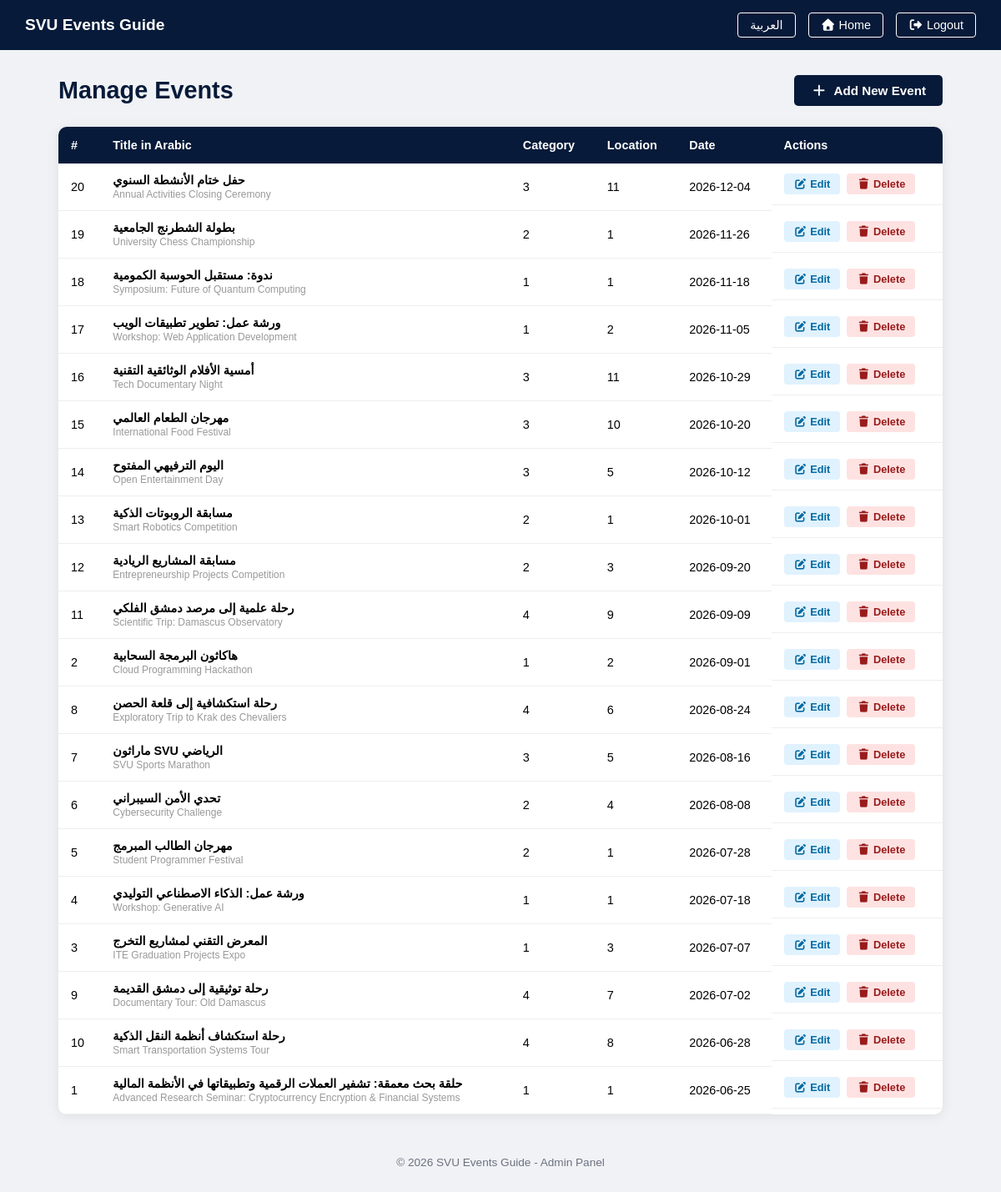
The page /admin/dashboard.php?lang=en (signed in) on the database its author committed.
### tables this page shows
CREATE TABLE `events` (
  `id` int(11) UNSIGNED NOT NULL,
  `title` varchar(255) NOT NULL,
  `description` text DEFAULT NULL,
  `category` varchar(100) NOT NULL,
  `location` varchar(255) NOT NULL,
  `event_date` date NOT NULL,
  `image` varchar(255) DEFAULT NULL,
  `title_en` varchar(255) DEFAULT NULL,
  `description_en` text DEFAULT NULL,
  `category_en` varchar(100) DEFAULT NULL,
  `location_en` varchar(255) DEFAULT NULL
);

### admin/dashboard.php (the view, shortened to what this page needs)
<?php
require_once '../config/db.php';
if (isset($_GET['lang']) && in_array($_GET['lang'], ['ar', 'en'])) {
    $lang_code = $_GET['lang'];
} elseif (isset($_COOKIE['site_lang'])) {
    $lang_code = $_COOKIE['site_lang'];
} else {
    $lang_code = 'ar';
}
$direction = ($lang_code === 'ar') ? 'rtl' : 'ltr';
if ($lang_code === 'en') {
    $lang = require_once '../languages/en.php';
} else {
    $lang = require_once '../languages/ar.php';
}
try {
    $stmt = $pdo->query("SELECT * FROM events ORDER BY event_date DESC");
    $events = $stmt->fetchAll();
} catch (PDOException $e) {
    $events = [];
}
$new_lang = ($lang_code === 'ar') ? 'en' : 'ar';
$switch_url = 'dashboard.php?lang=' . $new_lang;
?>
<!DOCTYPE html>
<html lang="<?php echo $lang_code; ?>" dir="<?php echo $direction; ?>">
<head>
    <link rel="stylesheet" href="https://cdnjs.cloudflare.com/ajax/libs/font-awesome/7.0.1/css/all.min.css">
</head>
<body>
    <div class="top-bar">
        <h2>SVU Events Guide</h2>
        <div class="top-bar-actions">
            <a href="<?php echo $switch_url; ?>"><?php echo $lang['admin_lang_switch']; ?></a>
            <a href="../index.php"><i class="fas fa-home"></i> <?php echo $lang['nav_home']; ?></a>
            <a href="logout.php"><i class="fas fa-sign-out-alt"></i> <?php echo $lang['admin_logout']; ?></a>
        </div>
    </div>
    <div class="container">
        <div class="dash-header">
            <h1><?php echo $lang['admin_manage']; ?></h1>
            <a href="add_event.php" class="btn-add">
                <i class="fas fa-plus"></i> <?php echo $lang['admin_add_event']; ?>
            </a>
        </div>
        <div class="table-container">
            <?php if (count($events) > 0): ?>
                <table>
                    <thead>
                        <tr>
                            <th>#</th>
                            <th><?php echo $lang['admin_title']; ?></th>
                            <th><?php echo $lang['admin_category']; ?></th>
                            <th><?php echo $lang['admin_location']; ?></th>
                            <th><?php echo $lang['admin_date']; ?></th>
                            <th><?php echo $lang['admin_actions']; ?></th>
                        </tr>
                    </thead>
                    <tbody>
                        <?php foreach ($events as $event): ?>
                            <tr>
                                <td><?php echo $event['id']; ?></td>
                                <td>
                                    <strong><?php echo htmlspecialchars($event['title']); ?></strong>
                                    <?php if (!empty($event['title_en'])): ?>
                                        <br><small style="color:#999;"><?php echo htmlspecialchars($event['title_en']); ?></small>
                                    <?php endif; ?>
                                </td>
                                <td><?php echo htmlspecialchars($event['category']); ?></td>
                                <td><?php echo htmlspecialchars($event['location']); ?></td>
                                <td><?php echo $event['event_date']; ?></td>
                                <td class="actions">
                                    <a href="edit_event.php?id=<?php echo $event['id']; ?>" class="btn-edit">
                                        <i class="fas fa-edit"></i> <?php echo $lang['admin_edit']; ?>
                                    </a>
                                    <a href="delete_event.php?id=<?php echo $event['id']; ?>" class="btn-delete"
                                       onclick="return confirm('<?php echo $lang['admin_confirm_delete']; ?>')">
                                        <i class="fas fa-trash"></i> <?php echo $lang['admin_delete']; ?>
                                    </a>
                                </td>
                            </tr>
                        <?php endforeach; ?>
                    </tbody>
                </table>
            <?php endif; ?>
        </div>
        <div class="dash-footer">
            &copy; <?php echo date('Y'); ?> SVU Events Guide - Admin Panel
        </div>
    </div>
</body>
</html>

### rows shown on the page
events: id "20", title "حفل ختام الأنشطة السنوي", title_en "Annual Activities Closing Ceremony", category "3", location "11", event_date "2026-12-04"
events: id "19", title "بطولة الشطرنج الجامعية", title_en "University Chess Championship", category "2", location "1", event_date "2026-11-26"
events: id "18", title "ندوة: مستقبل الحوسبة الكمومية", title_en "Symposium: Future of Quantum Computing", category "1", location "1", event_date "2026-11-18"
events: id "17", title "ورشة عمل: تطوير تطبيقات الويب", title_en "Workshop: Web Application Development", category "1", location "2", event_date "2026-11-05"
events: id "16", title "أمسية الأفلام الوثائقية التقنية", title_en "Tech Documentary Night", category "3", location "11", event_date "2026-10-29"
events: id "15", title "مهرجان الطعام العالمي", title_en "International Food Festival", category "3", location "10", event_date "2026-10-20"
events: id "14", title "اليوم الترفيهي المفتوح", title_en "Open Entertainment Day", category "3", location "5", event_date "2026-10-12"
events: id "13", title "مسابقة الروبوتات الذكية", title_en "Smart Robotics Competition", category "2", location "1", event_date "2026-10-01"
events: id "12", title "مسابقة المشاريع الريادية", title_en "Entrepreneurship Projects Competition", category "2", location "3", event_date "2026-09-20"
events: id "11", title "رحلة علمية إلى مرصد دمشق الفلكي", title_en "Scientific Trip: Damascus Observatory", category "4", location "9", event_date "2026-09-09"
events: id "2", title "هاكاثون البرمجة السحابية", title_en "Cloud Programming Hackathon", category "1", location "2", event_date "2026-09-01"
events: id "8", title "رحلة استكشافية إلى قلعة الحصن", title_en "Exploratory Trip to Krak des Chevaliers", category "4", location "6", event_date "2026-08-24"
events: id "7", title "ماراثون SVU الرياضي", title_en "SVU Sports Marathon", category "3", location "5", event_date "2026-08-16"
events: id "6", title "تحدي الأمن السيبراني", title_en "Cybersecurity Challenge", category "2", location "4", event_date "2026-08-08"
events: id "5", title "مهرجان الطالب المبرمج", title_en "Student Programmer Festival", category "2", location "1", event_date "2026-07-28"
events: id "4", title "ورشة عمل: الذكاء الاصطناعي التوليدي", title_en "Workshop: Generative AI", category "1", location "1", event_date "2026-07-18"
events: id "3", title "المعرض التقني لمشاريع التخرج", title_en "ITE Graduation Projects Expo", category "1", location "3", event_date "2026-07-07"
events: id "9", title "رحلة توثيقية إلى دمشق القديمة", title_en "Documentary Tour: Old Damascus", category "4", location "7", event_date "2026-07-02"
events: id "10", title "رحلة استكشاف أنظمة النقل الذكية", title_en "Smart Transportation Systems Tour", category "4", location "8", event_date "2026-06-28"
events: id "1", title "حلقة بحث معمقة: تشفير العملات الرقمية وتطبيقاتها في الأنظمة المالية", title_en "Advanced Research Seminar: Cryptocurrency Encryption & Financial Systems", category "1", location "1", event_date "2026-06-25"

### other values the page prints
$lang['admin_lang_switch'] "العربية"
$lang['nav_home'] "Home"
$lang['admin_logout'] "Logout"
$lang['admin_manage'] "Manage Events"
$lang['admin_add_event'] "Add New Event"
$lang['admin_title'] "Title in Arabic"
$lang['admin_category'] "Category"
$lang['admin_location'] "Location"
$lang['admin_date'] "Date"
$lang['admin_actions'] "Actions"
